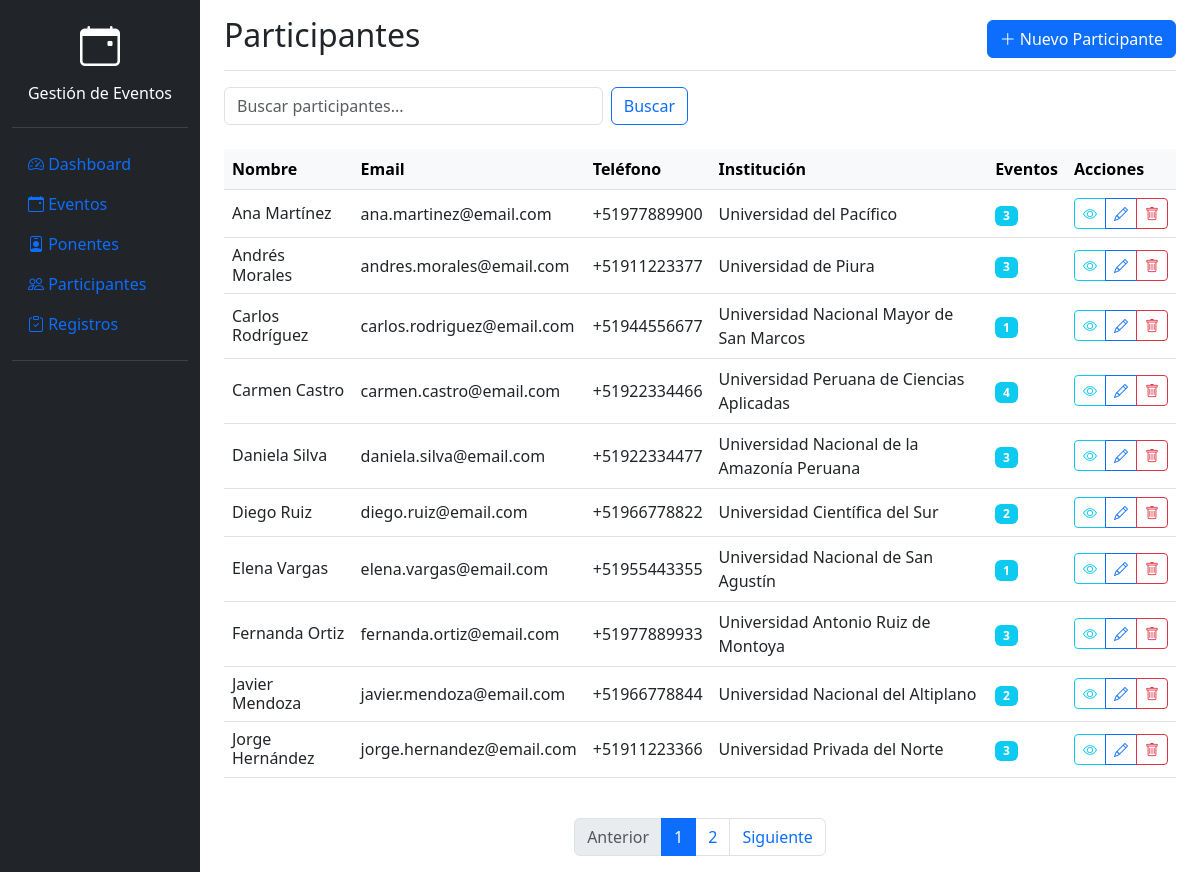
The app's page /frontend/views/participantes/index.php with its own data.
### tables this page shows
CREATE TABLE IF NOT EXISTS participantes (
    participante_id INT AUTO_INCREMENT PRIMARY KEY,
    nombre VARCHAR(100) NOT NULL,
    apellido VARCHAR(100) NOT NULL,
    email VARCHAR(150) UNIQUE NOT NULL,
    telefono VARCHAR(20),
    institucion VARCHAR(150),
    created_at TIMESTAMP DEFAULT CURRENT_TIMESTAMP
);

### frontend/views/participantes/index.php (the view, shortened to what this page needs)
<?php
$conn = mysqli_connect(DB_HOST, DB_USER, DB_PASS, DB_NAME);
$por_pagina = 10;
$pagina = isset($_GET['pagina']) ? (int)$_GET['pagina'] : 1;
$inicio = ($pagina - 1) * $por_pagina;
$busqueda = isset($_GET['buscar']) ? mysqli_real_escape_string($conn, $_GET['buscar']) : '';
$where = '';
$query = "SELECT p.*,
                 COUNT(DISTINCT r.evento_id) as num_eventos
          FROM participantes p
          LEFT JOIN registros r ON p.participante_id = r.participante_id
          $where
          GROUP BY p.participante_id
          ORDER BY p.nombre ASC
          LIMIT $inicio, $por_pagina";
$participantes = mysqli_query($conn, $query);
$query_total = "SELECT COUNT(*) as total FROM participantes p $where";
$result_total = mysqli_query($conn, $query_total);
$total_participantes = mysqli_fetch_assoc($result_total)['total'];
$total_paginas = ceil($total_participantes / $por_pagina);
?>
<!DOCTYPE html>
<html lang="es">
<head>
    <link href="https://cdn.jsdelivr.net/npm/bootstrap@5.3.0/dist/css/bootstrap.min.css" rel="stylesheet">
    <link rel="stylesheet" href="https://cdn.jsdelivr.net/npm/bootstrap-icons@1.11.1/font/bootstrap-icons.css">
    <link rel="stylesheet" href="../../css/styles.css">
</head>
<body>
<div class="container-fluid">
    <div class="row">
        <?php include '../layouts/sidebar.php'; ?>
        <main class="col-md-9 ms-sm-auto col-lg-10 px-md-4">
            <div class="d-flex justify-content-between flex-wrap flex-md-nowrap align-items-center pt-3 pb-2 mb-3 border-bottom">
                <h1 class="h2">Participantes</h1>
                <div class="btn-toolbar mb-2 mb-md-0">
                    <a href="crear.php" class="btn btn-primary">
                        <i class="bi bi-plus-lg"></i> Nuevo Participante
                    </a>
                </div>
            </div>
            <div class="row mb-4">
                <div class="col-md-6">
                    <form action="" method="GET" class="d-flex">
                        <input type="text" name="buscar" class="form-control me-2" placeholder="Buscar participantes..." value="<?php echo htmlspecialchars($busqueda); ?>">
                        <button type="submit" class="btn btn-outline-primary">Buscar</button>
                    </form>
                </div>
            </div>
            <div class="table-responsive">
                <table class="table table-hover align-middle">
                    <thead class="table-light">
                        <tr>
                            <th>Nombre</th>
                            <th>Email</th>
                            <th>Teléfono</th>
                            <th>Institución</th>
                            <th>Eventos</th>
                            <th>Acciones</th>
                        </tr>
                    </thead>
                    <tbody>
                        <?php while ($participante = mysqli_fetch_assoc($participantes)): ?>
                        <tr>
                            <td>
                                <div>
                                    <h6 class="mb-0"><?php echo htmlspecialchars($participante['nombre'] . ' ' . $participante['apellido']); ?></h6>
                                </div>
                            </td>
                            <td><?php echo htmlspecialchars($participante['email']); ?></td>
                            <td><?php echo htmlspecialchars($participante['telefono']); ?></td>
                            <td><?php echo htmlspecialchars($participante['institucion']); ?></td>
                            <td>
                                <span class="badge bg-info"><?php echo $participante['num_eventos']; ?></span>
                            </td>
                            <td>
                                <div class="btn-group">
                                    <a href="ver.php?id=<?php echo $participante['participante_id']; ?>"
                                       class="btn btn-sm btn-outline-info" title="Ver detalles">
                                        <i class="bi bi-eye"></i>
                                    </a>
                                    <a href="editar.php?id=<?php echo $participante['participante_id']; ?>"
                                       class="btn btn-sm btn-outline-primary" title="Editar">
                                        <i class="bi bi-pencil"></i>
                                    </a>
                                    <button type="button"
                                            class="btn btn-sm btn-outline-danger"
                                            onclick="confirmarEliminacion(<?php echo $participante['participante_id']; ?>)"
                                            title="Eliminar">
                                        <i class="bi bi-trash"></i>
                                    </button>
                                </div>
                            </td>
                        </tr>
                        <?php endwhile; ?>
                    </tbody>
                </table>
            </div>
            <?php if ($total_paginas > 1): ?>
            <nav aria-label="Page navigation" class="mt-4">
                <ul class="pagination justify-content-center">
                    <li class="page-item <?php echo $pagina <= 1 ? 'disabled' : ''; ?>">
                        <a class="page-link" href="?pagina=<?php echo $pagina - 1; ?><?php echo $busqueda ? '&buscar=' . urlencode($busqueda) : ''; ?>">
                            Anterior
                        </a>
                    </li>
                    <?php for ($i = 1; $i <= $total_paginas; $i++): ?>
                        <li class="page-item <?php echo $pagina == $i ? 'active' : ''; ?>">
                            <a class="page-link" href="?pagina=<?php echo $i; ?><?php echo $busqueda ? '&buscar=' . urlencode($busqueda) : ''; ?>">
                                <?php echo $i; ?>
                            </a>
                        </li>
                    <?php endfor; ?>
                    <li class="page-item <?php echo $pagina >= $total_paginas ? 'disabled' : ''; ?>">
                        <a class="page-link" href="?pagina=<?php echo $pagina + 1; ?><?php echo $busqueda ? '&buscar=' . urlencode($busqueda) : ''; ?>">
                            Siguiente
                        </a>
                    </li>
                </ul>
            </nav>
            <?php endif; ?>
        </main>
    </div>
</div>
</body>
</html>

### frontend/css/styles.css (style rules this page uses)
:root { --color-primario: #0056b3; --color-secundario: #6c757d; --color-exito: #28a745; --color-peligro: #dc3545; --color-fondo: #f8f9fa; --color-texto: #212529; --transition-speed: 0.3s; }

### records on screen
participantes: nombre+apellido "Ana Martínez", email "ana.martinez@email.com", telefono "+51977889900", institucion "Universidad del Pacífico", num_eventos "3"
participantes: nombre+apellido "Andrés Morales", email "andres.morales@email.com", telefono "+51911223377", institucion "Universidad de Piura", num_eventos "3"
participantes: nombre+apellido "Carlos Rodríguez", email "carlos.rodriguez@email.com", telefono "+51944556677", institucion "Universidad Nacional Mayor de San Marcos", num_eventos "1"
participantes: nombre+apellido "Carmen Castro", email "carmen.castro@email.com", telefono "+51922334466", institucion "Universidad Peruana de Ciencias Aplicadas", num_eventos "4"
participantes: nombre+apellido "Daniela Silva", email "daniela.silva@email.com", telefono "+51922334477", institucion "Universidad Nacional de la Amazonía Peruana", num_eventos "3"
participantes: nombre+apellido "Diego Ruiz", email "diego.ruiz@email.com", telefono "+51966778822", institucion "Universidad Científica del Sur", num_eventos "2"
participantes: nombre+apellido "Elena Vargas", email "elena.vargas@email.com", telefono "+51955443355", institucion "Universidad Nacional de San Agustín", num_eventos "1"
participantes: nombre+apellido "Fernanda Ortiz", email "fernanda.ortiz@email.com", telefono "+51977889933", institucion "Universidad Antonio Ruiz de Montoya", num_eventos "3"
participantes: nombre+apellido "Javier Mendoza", email "javier.mendoza@email.com", telefono "+51966778844", institucion "Universidad Nacional del Altiplano", num_eventos "2"
participantes: nombre+apellido "Jorge Hernández", email "jorge.hernandez@email.com", telefono "+51911223366", institucion "Universidad Privada del Norte", num_eventos "3"
